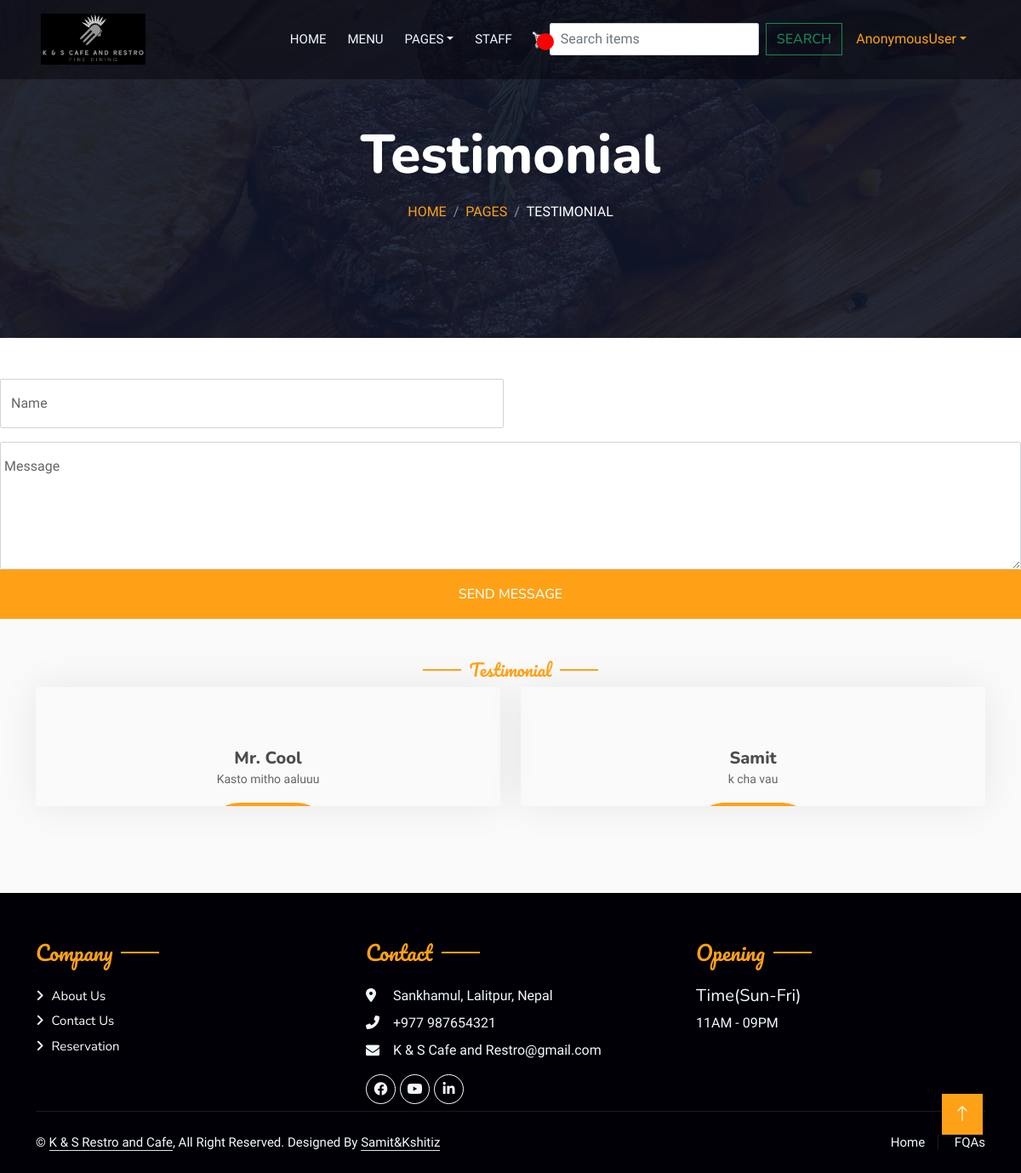
Page /testimonial/ on the committed database.
### home/models.py (models this page shows, shortened)
class Testimonial(models.Model):
    user = models.OneToOneField(User, null=True, blank=True, on_delete=models.CASCADE)
    name = models.CharField(max_length=20, null=True)
    message = models.TextField(max_length=100, null=True)
    date_added = models.DateTimeField(auto_now_add=True, null=True)

### home/views.py (the view, shortened to what this page needs)
# urls.py: path("testimonial/", testimonial, name="testimonial"),
def testimonial(request):
    context = {"title": "testimonial", "as": Testimonial.objects.all()}
    return render(request, "testimonial.html", context)

### templates/testimonial.html (shortened to what this page needs)
{% extends 'base.html' %}
{% block myblock %}
<div class="container-xxl py-5 bg-dark hero-header mb-5">
    <div class="container text-center my-5 pt-5 pb-4">
        <h1 class="display-3 text-white mb-3 animated slideInDown">Testimonial</h1>
        <nav aria-label="breadcrumb">
            <ol class="breadcrumb justify-content-center text-uppercase">
                <li class="breadcrumb-item"><a href="#">Home</a></li>
                <li class="breadcrumb-item"><a href="#">Pages</a></li>
                <li class="breadcrumb-item text-white active" aria-current="page">Testimonial</li>
            </ol>
        </nav>
    </div>
</div>
        <form method="post" action="{% url 'testimonial' %}"enctype = "multipart/form-data">
                                <div class="row g-3">
                                    <div class="col-md-6">
                                        <div class="form-floating">
                                            <input type="text" class="form-control" id="name" placeholder="Your Name" name = "name" required>
                                            <label for="name">Name</label>
                                        </div>
                                    </div>
                                        <div class="form-floating">
                                            <textarea class="form-control" placeholder="Leave a message here" id="message" style="height: 150px" name="message" required></textarea>
                                            <label for="message">Message</label>
                                        </div>
                                    </div>
                                    <div class="col-12">
                                        <button class="btn btn-primary w-100 py-3" type="submit">Send Message</button>
                                    </div>
                                </div>
        <div class="container-xxl pt-5 pb-3">
            <div class="container">
                <div class="text-center wow fadeInUp" data-wow-delay="0.1s">
                    <h5 class="section-title ff-secondary text-center text-primary fw-normal">Testimonial</h5>
                </div>
                <div class="row g-4">
                            {% for a in as %}
                    <div class="col-lg-3 col-md-6 wow fadeInUp" data-wow-delay="0.1s">
                        <div class="team-item text-center rounded overflow-hidden">
                            <div class="rounded-circle overflow-hidden m-4">
                            </div>
                            <h5 class="mb-0">{{ a.name }}</h5>
                            <small>{{ a.message }}</small>
                            <div class="d-flex justify-content-center mt-3">
                                    <div class="col-12">
                                        <a href="#" class="btn btn-primary py-2 px-4">READ MORE</a>
                                    </div>
                            </div>
                        </div>
                    </div>
                    {% endfor %}
                </div>
            </div>
        </div>
{% endblock %}

### static/css/style.css (style rules this page uses)
:root { --primary: #FEA116; --light: #F1F8FF; --dark: #0F172B; }
.ff-secondary { font-family: 'Pacifico', cursive; }
.btn { font-family: 'Nunito', sans-serif; font-weight: 500; text-transform: uppercase; transition: .5s; }
.btn.btn-primary, .btn.btn-secondary { color: #FFFFFF; }
.hero-header { background: linear-gradient(rgba(15, 23, 43, .9), rgba(15, 23, 43, .9)), url(../img/bg-hero.jpg); background-position: center center; background-repeat: no-repeat; background-size: cover; }
.breadcrumb-item + .breadcrumb-item::before { color: rgba(255, 255, 255, .5); }
.section-title { position: relative; display: inline-block; }
.section-title::before { position: absolute; content: ""; width: 45px; height: 2px; top: 50%; left: -55px; margin-top: -1px; background: var(--primary); }
.section-title::after { position: absolute; content: ""; width: 45px; height: 2px; top: 50%; right: -55px; margin-top: -1px; background: var(--primary); }
.team-item { box-shadow: 0 0 45px rgba(0, 0, 0, .08); height: calc(100% - 38px); transition: .5s; }
.team-item .btn { border-radius: 38px 38px 0 0; }

### static/css/main.css (style rules this page uses)
body { background-color: hsl(0, 0%, 98%); }
h1,h2,h3,h4,h5,h6 { color:hsl(0, 0%, 30%); }
.bg-dark { background-color: #0100066b!important; }
.btn { border-radius: 0; }

### rows in the picture
Testimonial: name "Mr. Cool", message "Kasto mitho aaluuu"
Testimonial: name "Samit", message "k cha vau"

### other values in the picture
{{ request.user }} "AnonymousUser"
